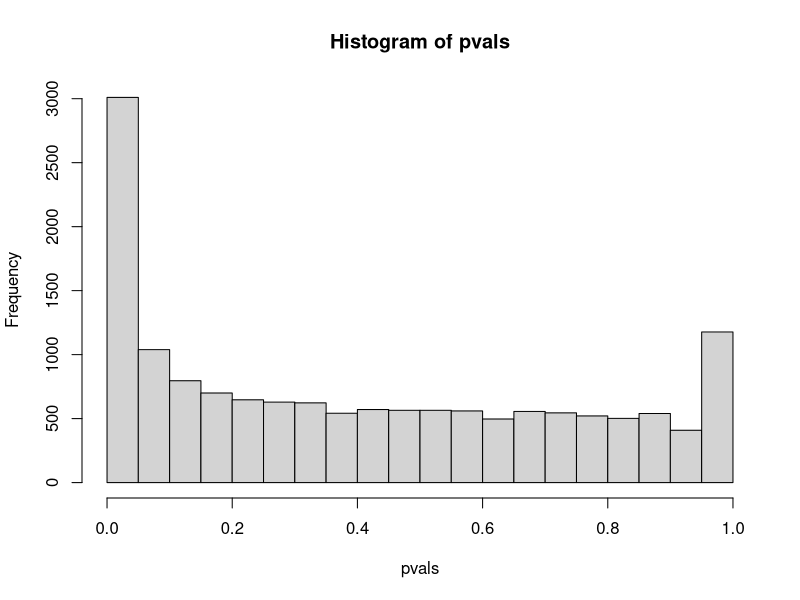

R code for this plot: (Note: a time limit stopped this script after it produced the figure.)
# Прочтение и преобразование данных
readata <- read.table(file = "counts5.txt", header = TRUE, sep = " ")

# Удаление строк с нулями
zerows <- apply(readata, 1, function(i) all(i == 0))
readata <- readata[zerows == FALSE, ]

C <- sum(readata[, 1:4])
E <- sum(readata[, 5:8])

tables <- lapply(1:nrow(readata), function(i) {
  mat <- matrix(0, ncol = 2, nrow = 2)
  mat[1, 1] <- sum(readata[i, 1:4])
  mat[2, 1] <- C - mat[1, 1]
  mat[1, 2] <- sum(readata[i, 5:8])
  mat[2, 2] <- E - mat[1, 2]
  return(mat)
})
tables
pvals <- sapply(1:length(tables), function(i) fisher.test(tables[[i]])$p.value)
hist(pvals)
padj <- p.adjust(pvals, method = 'BH')
alpha <- max(pvals[padj < 0.05])
FDR <- alpha*length(tables)/sum(padj < 0.05)
sum(padj < 0.05)

permutator <- function() {
  readata <- readata[sample(1:8)]
  tables <- lapply(1:nrow(readata), function(i) {
    mat <- matrix(0, ncol = 2, nrow = 2)
    mat[1, 1] <- sum(readata[i, 1:4])
    mat[2, 1] <- C - mat[1, 1]
    mat[1, 2] <- sum(readata[i, 5:8])
    mat[2, 2] <- E - mat[1, 2]
    return(mat)
  })
  pvals <- sapply(1:length(tables), function(i) fisher.test(tables[[i]])$p.value)
  ps <- sum(pvals < alpha)
  FDR <- alpha*length(tables)/ps
  return(c(ps, FDR))
}
replicate(10, permutator())
